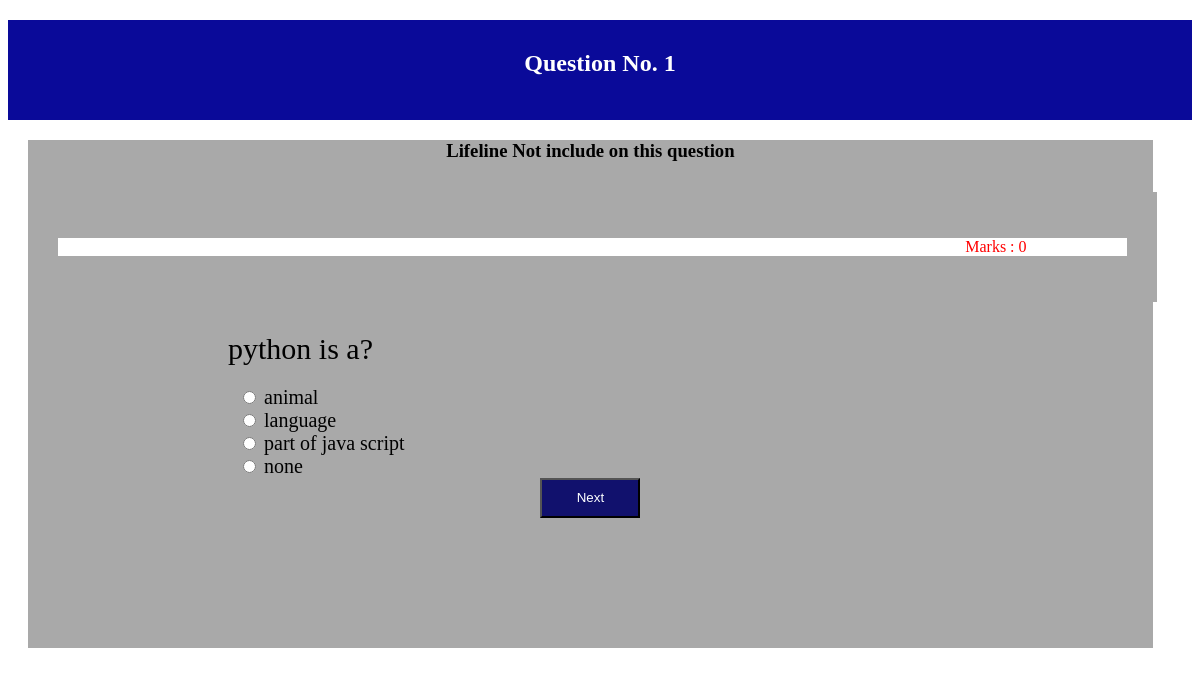
The page /kbc/1 (signed in) on the database as committed earlier.
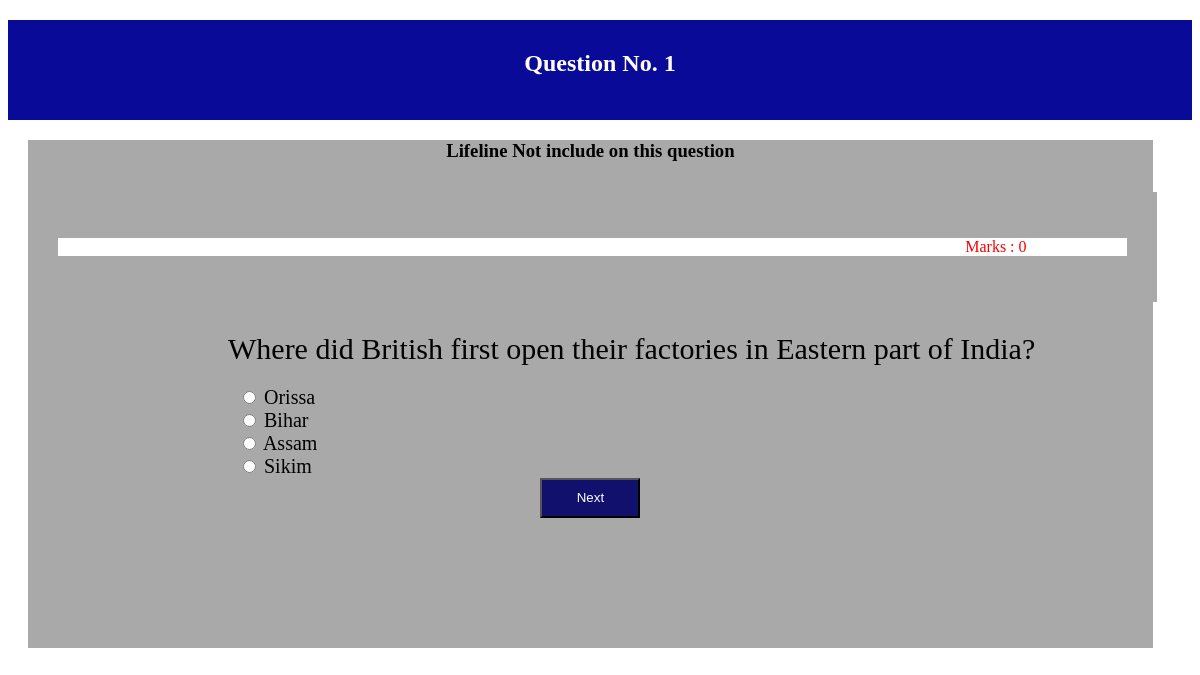
The same page on the database as committed later.
### quizapp/models.py (models this page shows, shortened)
class QuestionModel(models.Model):
    question = models.CharField(max_length=500)
    optiona = models.CharField(max_length=200)
    optionb = models.CharField(max_length=200)
    optionc = models.CharField(max_length=200)
    optiond = models.CharField(max_length=200)
    answer = models.CharField(max_length=200)

### quizapp/views.py (the view, shortened to what this page needs)
# urls.py: path("kbc/<int:id>",views.QuestionShow.as_view(), name="question_show"),
class QuestionShow(LoginRequiredMixin, View):
    login_url = 'login'
    def get(self,request,id):
        try:
            questions = QuestionModel.objects.all().get(id=id)
            if id == 1:
                score = 0
            else:
                scorecard = ScoreModel.objects.get(name=request.user.username)
                score = scorecard.marks
            return render(request, "quizapp/questionshow.html",{
                "option":questions,
                "score" :score
            })
        except Exception as e:
            score = ScoreModel.objects.get(name=request.user.username)
            return render(request,"quizapp/scorecard.html",{
                "score" :score.marks
            })

### quizapp/templates/quizapp/questionshow.html (shortened to what this page needs)
{% load static %}
<!DOCTYPE html>
<html lang="en">
<head>
    <link rel="stylesheet" href="{% static 'quizapp/questionshow.css' %}" />
</head>
<body>
    <div class='header'>
        <h2> Question No. {{ option.id }}</h2>
    </div>
    <div class='container'>
        {% if option.id == 1 %}
            <h3> Lifeline Not include on this question</h3>
        {% endif %}
        <div class="marks">
            <p> Marks : {{ score }} </p>
        </div>
        <form method="post">
            <div class="question">
                {{ option.question }}<br>
            </div>
            <div class="option">
                <input type="radio" id="answer" name="answer" value="{{ option.optiona }}">
                {{ option.optiona }}<br>
                <input type="radio" id="answer" name="answer" value="{{ option.optionb }}">
                {{ option.optionb }}<br>
                <input type="radio" id="answer" name="answer" value="{{ option.optionc }}">
                {{ option.optionc }}<br>
                <input type="radio" id="answer" name="answer" value="{{ option.optiond }}">
                {{ option.optiond }}<br>
            </div>
            <button type="submit">Next</button>
        </form>
    </div>
</body>
</html>

Rows that differ between the two databases and show on the page:
changed QuestionModel id 1: question "python is a?" → "Where did British first open their factories in Eastern part of India?"; optiona "animal" → "Orissa"; optionb "language" → "Bihar"; optionc "part of java script" → "Assam"; optiond "none" → "Sikim"
